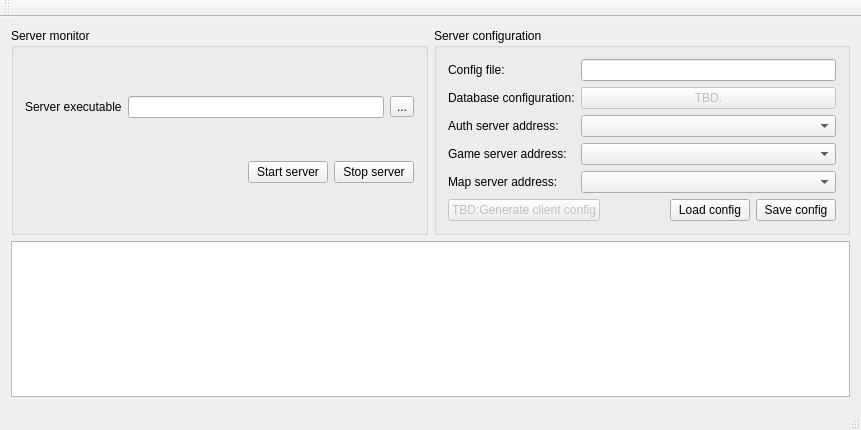
<?xml version="1.0" encoding="UTF-8"?>
<ui version="4.0">
 <class>MainWindow</class>
 <widget class="QMainWindow" name="MainWindow">
  <property name="geometry">
   <rect>
    <x>0</x>
    <y>0</y>
    <width>861</width>
    <height>430</height>
   </rect>
  </property>
  <property name="windowTitle">
   <string>MainWindow</string>
  </property>
  <widget class="QWidget" name="centralWidget">
   <layout class="QVBoxLayout" name="verticalLayout_3">
    <item>
     <layout class="QHBoxLayout" name="horizontalLayout_4">
      <item>
       <widget class="QGroupBox" name="monitorGroupBox">
        <property name="enabled">
         <bool>true</bool>
        </property>
        <property name="title">
         <string>Server monitor</string>
        </property>
        <layout class="QVBoxLayout" name="verticalLayout_2" stretch="1,0">
         <item>
          <layout class="QHBoxLayout" name="horizontalLayout_2" stretch="0,1,0">
           <item>
            <widget class="QLabel" name="label_3">
             <property name="text">
              <string>Server executable</string>
             </property>
            </widget>
           </item>
           <item>
            <widget class="QLineEdit" name="serverExePath">
             <property name="readOnly">
              <bool>true</bool>
             </property>
            </widget>
           </item>
           <item>
            <widget class="QToolButton" name="selectServerExePath">
             <property name="text">
              <string>...</string>
             </property>
            </widget>
           </item>
          </layout>
         </item>
         <item>
          <layout class="QHBoxLayout" name="horizontalLayout_3">
           <item>
            <spacer name="horizontalSpacer_2">
             <property name="orientation">
              <enum>Qt::Horizontal</enum>
             </property>
             <property name="sizeHint" stdset="0">
              <size>
               <width>40</width>
               <height>20</height>
              </size>
             </property>
            </spacer>
           </item>
           <item>
            <widget class="QPushButton" name="startServerBtn">
             <property name="text">
              <string>Start server</string>
             </property>
            </widget>
           </item>
           <item>
            <widget class="QPushButton" name="stopServerBtn">
             <property name="text">
              <string>Stop server</string>
             </property>
            </widget>
           </item>
          </layout>
         </item>
        </layout>
       </widget>
      </item>
      <item>
       <widget class="QGroupBox" name="configGroupBox">
        <property name="title">
         <string>Server configuration</string>
        </property>
        <layout class="QVBoxLayout" name="verticalLayout">
         <item>
          <layout class="QFormLayout" name="formLayout">
           <item row="1" column="0">
            <widget class="QLabel" name="label_2">
             <property name="text">
              <string>Database configuration:</string>
             </property>
            </widget>
           </item>
           <item row="1" column="1">
            <widget class="QPushButton" name="pushButton">
             <property name="enabled">
              <bool>false</bool>
             </property>
             <property name="text">
              <string>TBD.</string>
             </property>
            </widget>
           </item>
           <item row="2" column="0">
            <widget class="QLabel" name="label">
             <property name="text">
              <string>Auth server address:</string>
             </property>
            </widget>
           </item>
           <item row="2" column="1">
            <widget class="QComboBox" name="authServerAddrSelector"/>
           </item>
           <item row="3" column="0">
            <widget class="QLabel" name="label_4">
             <property name="text">
              <string>Game server address:</string>
             </property>
            </widget>
           </item>
           <item row="3" column="1">
            <widget class="QComboBox" name="gameServerAddrSelector"/>
           </item>
           <item row="4" column="0">
            <widget class="QLabel" name="label_5">
             <property name="text">
              <string>Map server address:</string>
             </property>
            </widget>
           </item>
           <item row="4" column="1">
            <widget class="QComboBox" name="mapServerAddrSelector"/>
           </item>
           <item row="0" column="0">
            <widget class="QLabel" name="label_6">
             <property name="text">
              <string>Config file:</string>
             </property>
            </widget>
           </item>
           <item row="0" column="1">
            <widget class="QLineEdit" name="selectedConfigFile"/>
           </item>
          </layout>
         </item>
         <item>
          <layout class="QHBoxLayout" name="horizontalLayout">
           <item>
            <widget class="QPushButton" name="pushButton_6">
             <property name="enabled">
              <bool>false</bool>
             </property>
             <property name="text">
              <string>TBD:Generate client config</string>
             </property>
            </widget>
           </item>
           <item>
            <spacer name="horizontalSpacer">
             <property name="orientation">
              <enum>Qt::Horizontal</enum>
             </property>
             <property name="sizeHint" stdset="0">
              <size>
               <width>40</width>
               <height>20</height>
              </size>
             </property>
            </spacer>
           </item>
           <item>
            <widget class="QPushButton" name="loadConfigFile">
             <property name="text">
              <string>Load config</string>
             </property>
            </widget>
           </item>
           <item>
            <widget class="QPushButton" name="saveConfigFile">
             <property name="text">
              <string>Save config</string>
             </property>
            </widget>
           </item>
          </layout>
         </item>
        </layout>
       </widget>
      </item>
     </layout>
    </item>
    <item>
     <widget class="QPlainTextEdit" name="serverOutput"/>
    </item>
   </layout>
  </widget>
  <widget class="QMenuBar" name="menuBar">
   <property name="geometry">
    <rect>
     <x>0</x>
     <y>0</y>
     <width>861</width>
     <height>27</height>
    </rect>
   </property>
  </widget>
  <widget class="QToolBar" name="mainToolBar">
   <attribute name="toolBarArea">
    <enum>TopToolBarArea</enum>
   </attribute>
   <attribute name="toolBarBreak">
    <bool>false</bool>
   </attribute>
  </widget>
  <widget class="QStatusBar" name="statusBar"/>
 </widget>
 <layoutdefault spacing="6" margin="11"/>
 <resources/>
 <connections/>
</ui>
